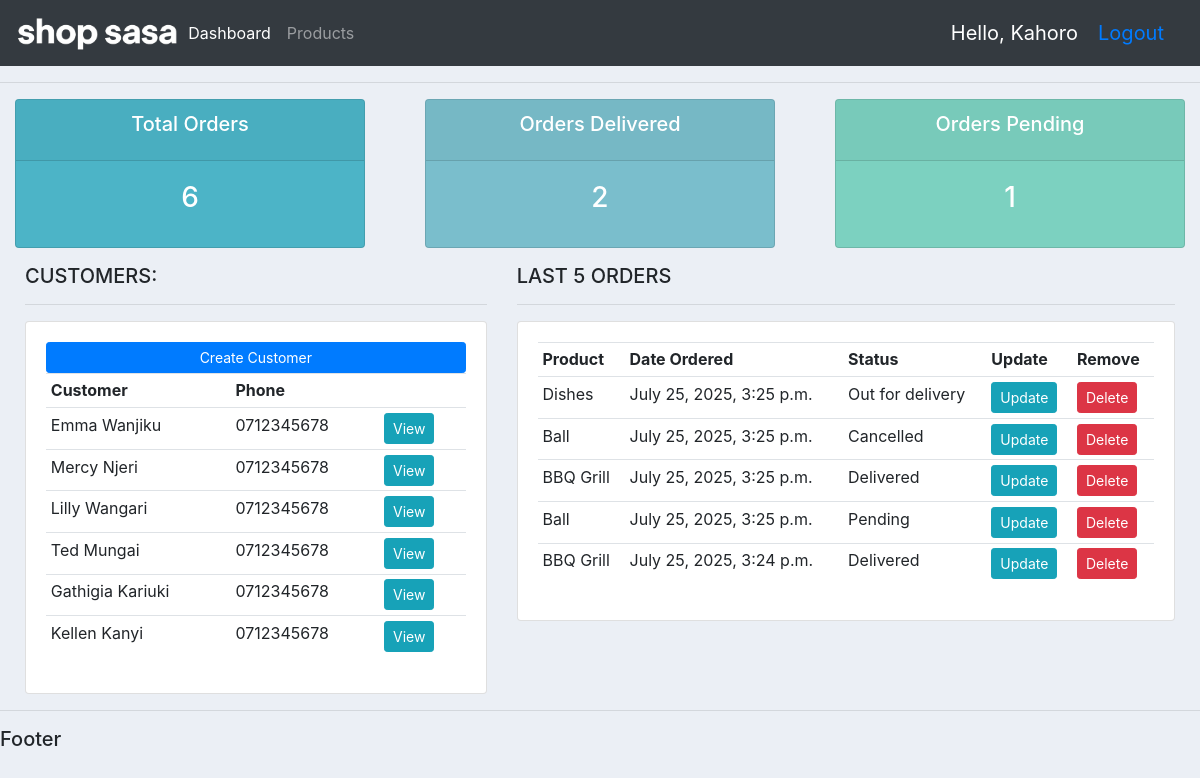
The app's page / (signed in), older data.
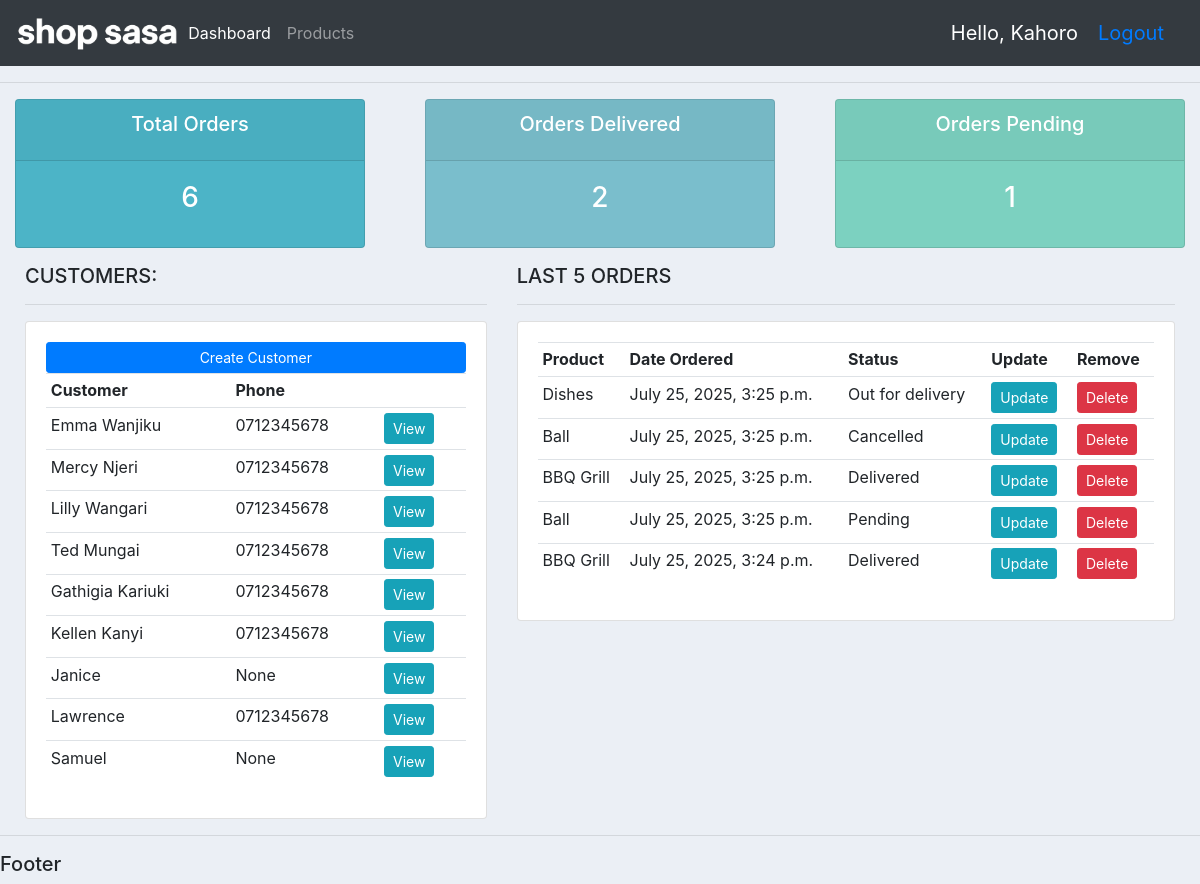
The same page, newer data.
### accounts/models.py (models this page shows, shortened)
class Customer(models.Model):
    user = models.OneToOneField(User, null=True ,on_delete=models.CASCADE)
    name = models.CharField(max_length=100, null=True)
    email = models.EmailField(max_length=100, null=True)
    profile_pic = models.ImageField(null=True, default='default.png', blank=True)
    phone = models.CharField(max_length=10, null=True)
    date_created = models.DateTimeField(auto_now_add=True, null=True)

class Order(models.Model):
    STATUS = (
        ('Pending', 'Pending'),
        ('Out for delivery', 'Out for delivery'),
        ('Delivered', 'Delivered'),
        ('Cancelled', 'Cancelled'),
    )
    customer = models.ForeignKey(Customer, null=True, on_delete=models.SET_NULL)
    product = models.ForeignKey(Product, null=True, on_delete=models.SET_NULL)
    date_created = models.DateTimeField(auto_now_add=True, null=True)
    status = models.CharField(max_length=100, null=True, choices=STATUS)

class Product(models.Model):
    CATEGORY = (
        ('Indoor', 'Indoor'),
        ('Outdoor', 'Outdoor'),
    )
    name = models.CharField(max_length=100, null=True)
    price = models.FloatField(null=True)
    category = models.CharField(max_length=100, null=True, choices=CATEGORY)
    description = models.CharField(max_length=100, null=True, blank=True)
    date_created = models.DateTimeField(auto_now_add=True, null=True)
    tags = models.ManyToManyField(Tag)
    def __str__(self):
        return self.name

### accounts/decorators.py (the view)
    def wrapper_func(request, *args, **kwargs):
        group = None
        if request.user.groups.exists():
            group = request.user.groups.all()[0].name
        if group == 'customer':
            return redirect('user-page')
        if group == 'admin':
            return view_func(request, *args, **kwargs)

### accounts/views.py (called while the page is built)
@login_required(login_url='login')
@admin_only
def home(request):
    orders = Order.objects.all()
    latest_orders = Order.objects.order_by('-date_created')[:5]
    customers = Customer.objects.all()
    total_customers = customers.count()
    total_orders = orders.count()
    delivered = orders.filter(status='Delivered').count()
    pending = orders.filter(status='Pending').count()
    context = {'orders': orders, 'latest_orders':latest_orders , 'customers': customers, 'total_customers': total_customers, 'total_orders': total_orders, 'delivered': delivered, 'pending': pending}
    return render(request, 'accounts/dashboard.html', context)

### accounts/templates/accounts/dashboard.html
{% extends 'accounts/base.html' %}
{% block content %}
{% include 'accounts/status.html' %}
    <div class="row" style="margin-left: 10px;margin-right: 10px">
        <div class="col-md-5">
            <h5>CUSTOMERS:</h5>
            <hr>
            <div class="card card-body">
                <a class="btn btn-primary btn-sm btn-block" href="">Create Customer</a>
                <table class="table table-sm">
                    <tr>
                        <th>Customer</th>
                        <th>Phone</th>
                        <th></th>
                    </tr>
                    {%  for customer in customers %}
                        <tr>
                            <td>{{ customer.name }}</td>
                            <td>{{ customer.phone }}</td>
                            <td><a class="btn btn-sm btn-info" href="{% url 'customer' customer.id %}">View</a></td>
                        </tr>
                    {% endfor %}
                </table>
            </div>
        </div>
        <div class="col-md-7">
            <h5>LAST 5 ORDERS</h5>
            <hr>
            <div class="card card-body">
                <table class="table table-sm">
                    <tr>
                        <th>Product</th>
                        <th>Date Ordered</th>
                        <th>Status</th>
                        <th>Update</th>
                        <th>Remove</th>
                    </tr>
                    {% for order in latest_orders %}
                        <tr>
                            <td>{{ order.product }}</td>
                            <td>{{ order.date_created }}</td>
                            <td>{{ order.status }}</td>
                            <td><a class="btn btn-sm btn-info" href="{% url 'update_order' order.id %}">Update</a></td>
                            <td><a class="btn btn-sm btn-danger" href="{% url 'delete_order' order.id %}">Delete</a></td>
                        </tr>
                    {% endfor %}
                </table>
            </div>
        </div>
    </div>
{% endblock %}

### accounts/templates/accounts/base.html (shortened to what this page needs)
{% load static %}
<!doctype html>
<html lang="en">
<head>
    <link rel="stylesheet" href="https://cdn.jsdelivr.net/npm/bootstrap@4.0.0/dist/css/bootstrap.min.css">
    <link rel="stylesheet" href="{% static '/css/main.css' %}">
</head>
<body>
    {% include 'accounts/navbar.html' %}
    <hr>
    {% block content %}
    {% endblock %}
    <hr>
    <h5>Footer</h5>
</body>
</html>

### accounts/templates/accounts/navbar.html (shortened to what this page needs)
{% load static %}
<nav class="navbar navbar-expand-lg navbar-dark bg-dark">
    <img src="{% static 'images/logo.png' %}" alt="" height="50">
  <div class="collapse navbar-collapse" id="navbarNav">
    <ul class="navbar-nav">
      {% if request.user.is_staff %}
        <li class="nav-item active">
          <a class="nav-link" href="{% url 'home' %}">Dashboard <span class="sr-only">(current)</span></a>
        </li>
        <li class="nav-item">
          <a class="nav-link" href="{% url 'products' %}">Products</a>
        </li>
      {% else %}
        <li class="nav-item">
          <a class="nav-link" href="{% url 'account' %}">Settings</a>
        </li>
      {% endif %}
    </ul>
  </div>
  <span class="hello-msg">Hello, {{ request.user }}</span>
  <span class="hello-msg"><a href="{% url 'logout' %}">Logout</a></span>
</nav>

### accounts/templates/accounts/status.html
<div class="row">
  <div class="col">
    <div class="col-md">
      <div class="card text-center text-white mb-3" id="total-orders">
        <div class="card-header">
          <h5 class="card-title">Total Orders</h5>
        </div>
        <div class="card-body">
          <h3 class="card-title">{{ total_orders }}</h3>
        </div>
      </div>
    </div>
  </div>
  <div class="col">
    <div class="col-md">
      <div class="card text-center text-white mb-3" id="orders-delivered">
        <div class="card-header">
          <h5 class="card-title">Orders Delivered</h5>
        </div>
        <div class="card-body">
          <h3 class="card-title">{{ delivered }}</h3>
        </div>
      </div>
    </div>
  </div>
  <div class="col">
    <div class="col-md">
      <div class="card text-center text-white mb-3" id="orders-pending">
        <div class="card-header">
          <h5 class="card-title">Orders Pending</h5>
        </div>
        <div class="card-body">
          <h3 class="card-title">{{ pending }}</h3>
        </div>
      </div>
    </div>
  </div>
</div>

### static/css/main.css (style rules this page uses)
body { background-color: #ebeff5; }
#total-orders { background-color: #4cb4c7; }
#orders-delivered { background-color: #7abecc; }
#orders-pending { background-color: #7cd1c0; }

### accounts/templates/accounts/navbar.html (style rules this page uses)
.hello-msg { font-size: 20px; margin-right: 20px; color: #ffffff; }

Row changes from the older to the newer data that the page shows:
added Customer: name "Janice", phone "None"
added Customer: name "Lawrence", phone "0712345678"
added Customer: name "Samuel", phone "None"
